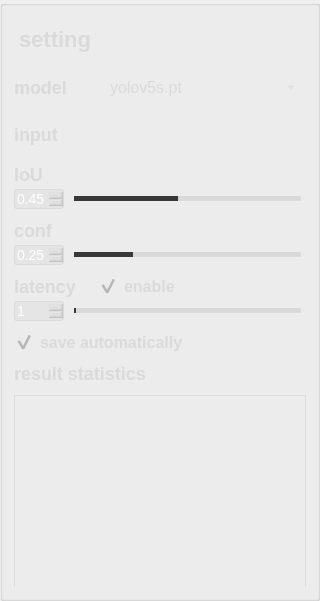
          <widget class="QGroupBox" name="groupBox_8">
           <property name="minimumSize">
            <size>
             <width>320</width>
             <height>0</height>
            </size>
           </property>
           <property name="maximumSize">
            <size>
             <width>320</width>
             <height>16777215</height>
            </size>
           </property>
           <property name="styleSheet">
            <string notr="true">#groupBox_8{
background-color: rgba(75, 75, 75, 200);
border: 0px solid #42adff;
border-radius:0px;}
</string>
           </property>
           <property name="title">
            <string/>
           </property>
           <layout class="QVBoxLayout" name="verticalLayout_8">
            <property name="spacing">
             <number>11</number>
            </property>
            <item>
             <widget class="QGroupBox" name="groupBox_2">
              <property name="minimumSize">
               <size>
                <width>0</width>
                <height>42</height>
               </size>
              </property>
              <property name="maximumSize">
               <size>
                <width>16777215</width>
                <height>42</height>
               </size>
              </property>
              <property name="styleSheet">
               <string notr="true">#groupBox_2{
border: 0px solid #42adff;
border-radius:0px;}</string>
              </property>
              <property name="title">
               <string/>
              </property>
              <layout class="QHBoxLayout" name="horizontalLayout_35">
               <property name="leftMargin">
                <number>2</number>
               </property>
               <property name="topMargin">
                <number>0</number>
               </property>
               <property name="rightMargin">
                <number>0</number>
               </property>
               <property name="bottomMargin">
                <number>0</number>
               </property>
               <item>
                <widget class="QLabel" name="label_5">
                 <property name="minimumSize">
                  <size>
                   <width>0</width>
                   <height>0</height>
                  </size>
                 </property>
                 <property name="maximumSize">
                  <size>
                   <width>16777215</width>
                   <height>40</height>
                  </size>
                 </property>
                 <property name="styleSheet">
                  <string notr="true">QLabel
{
	font-size: 22px;
	font-family: &quot;Microsoft YaHei&quot;;
	font-weight: bold;
 		border-radius:9px;
		background:rgba(66, 195, 255, 0);
color: rgb(218, 218, 218);

}
</string>
                 </property>
                 <property name="text">
                  <string>setting</string>
                 </property>
                </widget>
               </item>
               <item>
                <spacer name="horizontalSpacer_13">
                 <property name="orientation">
                  <enum>Qt::Horizontal</enum>
                 </property>
                 <property name="sizeHint" stdset="0">
                  <size>
                   <width>40</width>
                   <height>20</height>
                  </size>
                 </property>
                </spacer>
               </item>
              </layout>
             </widget>
            </item>
            <item>
             <layout class="QHBoxLayout" name="horizontalLayout_2">
              <property name="rightMargin">
               <number>7</number>
              </property>
              <item>
               <widget class="QLabel" name="label_3">
                <property name="minimumSize">
                 <size>
                  <width>0</width>
                  <height>35</height>
                 </size>
                </property>
                <property name="maximumSize">
                 <size>
                  <width>80</width>
                  <height>16777215</height>
                 </size>
                </property>
                <property name="styleSheet">
                 <string notr="true">QLabel
{
	font-size: 18px;
	font-family: &quot;Microsoft YaHei&quot;;
	font-weight: bold;
 		border-radius:9px;
		background:rgba(66, 195, 255, 0);
color: rgb(218, 218, 218);
}
</string>
                </property>
                <property name="text">
                 <string>model</string>
                </property>
               </widget>
              </item>
              <item>
               <widget class="QComboBox" name="comboBox">
                <property name="minimumSize">
                 <size>
                  <width>0</width>
                  <height>35</height>
                 </size>
                </property>
                <property name="styleSheet">
                 <string notr="true">QComboBox QAbstractItemView {
font-family: &quot;Microsoft YaHei&quot;;
font-size: 16px;
background:rgba(200, 200, 200,150);
selection-background-color: rgba(200, 200, 200,50);
color: rgb(218, 218, 218);
outline:none;
border:none;}
QComboBox{
font-family: &quot;Microsoft YaHei&quot;;
font-size: 16px;
color: rgb(218, 218, 218);
border-width:0px;
border-color:white;
border-style:solid;
background-color: rgba(200, 200, 200,0);}

QComboBox::drop-down {
margin-top:8;
height:20;
background:rgba(255,255,255,0);
border-image: url(:/img/icon/下拉_白色.png);
}
</string>
                </property>
                <item>
                 <property name="text">
                  <string>yolov5s.pt</string>
                 </property>
                </item>
                <item>
                 <property name="text">
                  <string>yolov5m.pt</string>
                 </property>
                </item>
                <item>
                 <property name="text">
                  <string>yolov5l.pt</string>
                 </property>
                </item>
                <item>
                 <property name="text">
                  <string>yolov5x.pt</string>
                 </property>
                </item>
               </widget>
              </item>
             </layout>
            </item>
            <item>
             <layout class="QHBoxLayout" name="horizontalLayout_9">
              <item>
               <widget class="QLabel" name="label_10">
                <property name="maximumSize">
                 <size>
                  <width>80</width>
                  <height>16777215</height>
                 </size>
                </property>
                <property name="styleSheet">
                 <string notr="true">QLabel
{
	font-size: 18px;
	font-family: &quot;Microsoft YaHei&quot;;
	font-weight: bold;
 		border-radius:9px;
		background:rgba(66, 195, 255, 0);
color: rgb(218, 218, 218);
}
</string>
                </property>
                <property name="text">
                 <string>input</string>
                </property>
               </widget>
              </item>
              <item>
               <layout class="QHBoxLayout" name="horizontalLayout_11">
                <item>
                 <widget class="QGroupBox" name="groupBox_5">
                  <property name="styleSheet">
                   <string notr="true">#groupBox_5{
background-color: rgba(48,148,243,0);
border: 0px solid #42adff;
border-left: 0px solid #d9d9d9;
border-right: 0px solid rgba(29, 83, 185, 255);
border-radius:0px;}</string>
                  </property>
                  <property name="title">
                   <string/>
                  </property>
                  <layout class="QHBoxLayout" name="horizontalLayout_8">
                   <property name="leftMargin">
                    <number>0</number>
                   </property>
                   <property name="topMargin">
                    <number>0</number>
                   </property>
                   <property name="rightMargin">
                    <number>0</number>
                   </property>
                   <property name="bottomMargin">
                    <number>0</number>
                   </property>
                   <item>
                    <widget class="QPushButton" name="fileButton">
                     <property name="minimumSize">
                      <size>
                       <width>55</width>
                       <height>28</height>
                      </size>
                     </property>
                     <property name="maximumSize">
                      <size>
                       <width>16777215</width>
                       <height>28</height>
                      </size>
                     </property>
                     <property name="toolTip">
                      <string>file</string>
                     </property>
                     <property name="styleSheet">
                      <string notr="true">QPushButton{font-family: &quot;Microsoft YaHei&quot;;
font-size: 14px;
font-weight: bold;
color:white;
text-align: center center;
padding-left: 5px;
padding-right: 5px;
padding-top: 4px;
padding-bottom: 4px;
border-style: solid;
border-width: 0px;
border-color: rgba(255, 255, 255, 255);
border-radius: 3px;
background-color: rgba(200, 200, 200,0);}

QPushButton:focus{outline: none;}

QPushButton::pressed{font-family: &quot;Microsoft YaHei&quot;;
                     font-size: 14px;
                     font-weight: bold;
                     color:rgb(200,200,200);
                     text-align: center center;
                     padding-left: 5px;
                     padding-right: 5px;
                     padding-top: 4px;
                     padding-bottom: 4px;
                     border-style: solid;
                     border-width: 0px;
                     border-color: rgba(255, 255, 255, 255);
                     border-radius: 3px;
                     background-color:  #bf513b;}

QPushButton::disabled{font-family: &quot;Microsoft YaHei&quot;;
                     font-size: 14px;
                     font-weight: bold;
                     color:rgb(200,200,200);
                     text-align: center center;
                     padding-left: 5px;
                     padding-right: 5px;
                     padding-top: 4px;
                     padding-bottom: 4px;
                     border-style: solid;
                     border-width: 0px;
                     border-color: rgba(255, 255, 255, 255);
                     border-radius: 3px;
                     background-color:  #bf513b;}
QPushButton::hover {
border-style: solid;
border-width: 0px;
border-radius: 0px;
background-color: rgba(48,148,243,80);}</string>
                     </property>
                     <property name="text">
                      <string/>
                     </property>
                     <property name="icon">
                      <iconset resource="../apprcc.qrc">
                       <normaloff>:/img/icon/打开.png</normaloff>:/img/icon/打开.png</iconset>
                     </property>
                    </widget>
                   </item>
                   <item>
                    <widget class="QPushButton" name="cameraButton">
                     <property name="minimumSize">
                      <size>
                       <width>55</width>
                       <height>28</height>
                      </size>
                     </property>
                     <property name="maximumSize">
                      <size>
                       <width>16777215</width>
                       <height>28</height>
                      </size>
                     </property>
                     <property name="toolTip">
                      <string>camera</string>
                     </property>
                     <property name="styleSheet">
                      <string notr="true">QPushButton{font-family: &quot;Microsoft YaHei&quot;;
font-size: 14px;
font-weight: bold;
color:white;
text-align: center center;
padding-left: 5px;
padding-right: 5px;
padding-top: 4px;
padding-bottom: 4px;
border-style: solid;
border-width: 0px;
border-color: rgba(255, 255, 255, 255);
border-radius: 3px;
background-color: rgba(48,148,243,0);}

QPushButton:focus{outline: none;}

QPushButton::pressed{font-family: &quot;Microsoft YaHei&quot;;
                     font-size: 14px;
                     font-weight: bold;
                     color:rgb(200,200,200);
                     text-align: center center;
                     padding-left: 5px;
                     padding-right: 5px;
                     padding-top: 4px;
                     padding-bottom: 4px;
                     border-style: solid;
                     border-width: 0px;
                     border-color: rgba(255, 255, 255, 255);
                     border-radius: 3px;
                     background-color:  #bf513b;}

QPushButton::disabled{font-family: &quot;Microsoft YaHei&quot;;
                     font-size: 14px;
                     font-weight: bold;
                     color:rgb(200,200,200);
                     text-align: center center;
                     padding-left: 5px;
                     padding-right: 5px;
                     padding-top: 4px;
                     padding-bottom: 4px;
                     border-style: solid;
                     border-width: 0px;
                     border-color: rgba(255, 255, 255, 255);
                     border-radius: 3px;
                     background-color:  #bf513b;}
QPushButton::hover {
border-style: solid;
border-width: 0px;
border-radius: 0px;
background-color: rgba(48,148,243,80);}</string>
                     </property>
                     <property name="text">
                      <string/>
                     </property>
                     <property name="icon">
                      <iconset resource="../apprcc.qrc">
                       <normaloff>:/img/icon/摄像头开.png</normaloff>:/img/icon/摄像头开.png</iconset>
                     </property>
                    </widget>
                   </item>
                   <item>
                    <widget class="QPushButton" name="rtspButton">
                     <property name="minimumSize">
                      <size>
                       <width>55</width>
                       <height>28</height>
                      </size>
                     </property>
                     <property name="maximumSize">
                      <size>
                       <width>16777215</width>
                       <height>28</height>
                      </size>
                     </property>
                     <property name="toolTip">
                      <string>rtsp</string>
                     </property>
                     <property name="styleSheet">
                      <string notr="true">QPushButton{font-family: &quot;Microsoft YaHei&quot;;
font-size: 14px;
font-weight: bold;
color:white;
text-align: center center;
padding-left: 5px;
padding-right: 5px;
padding-top: 4px;
padding-bottom: 4px;
border-style: solid;
border-width: 0px;
border-color: rgba(255, 255, 255, 255);
border-radius: 3px;
background-color: rgba(48,148,243,0);}

QPushButton:focus{outline: none;}

QPushButton::pressed{font-family: &quot;Microsoft YaHei&quot;;
                     font-size: 14px;
                     font-weight: bold;
                     color:rgb(200,200,200);
                     text-align: center center;
                     padding-left: 5px;
                     padding-right: 5px;
                     padding-top: 4px;
                     padding-bottom: 4px;
                     border-style: solid;
                     border-width: 0px;
                     border-color: rgba(255, 255, 255, 255);
                     border-radius: 3px;
                     background-color:  #bf513b;}

QPushButton::disabled{font-family: &quot;Microsoft YaHei&quot;;
                     font-size: 14px;
                     font-weight: bold;
                     color:rgb(200,200,200);
                     text-align: center center;
                     padding-left: 5px;
                     padding-right: 5px;
                     padding-top: 4px;
                     padding-bottom: 4px;
                     border-style: solid;
                     border-width: 0px;
                     border-color: rgba(255, 255, 255, 255);
                     border-radius: 3px;
                     background-color:  #bf513b;}
QPushButton::hover {
border-style: solid;
border-width: 0px;
border-radius: 0px;
background-color: rgba(48,148,243,80);}</string>
                     </property>
                     <property name="text">
                      <string/>
                     </property>
                     <property name="icon">
                      <iconset resource="../apprcc.qrc">
                       <normaloff>:/img/icon/实时视频流解析.png</normaloff>:/img/icon/实时视频流解析.png</iconset>
                     </property>
                    </widget>
                   </item>
                  </layout>
                 </widget>
                </item>
               </layout>
              </item>
             </layout>
            </item>
            <item>
             <layout class="QVBoxLayout" name="verticalLayout_3">
              <property name="spacing">
               <number>4</number>
              </property>
              <item>
               <widget class="QLabel" name="label_2">
                <property name="styleSheet">
                 <string notr="true">QLabel
{
	font-size: 18px;
	font-family: &quot;Microsoft YaHei&quot;;
	font-weight: bold;
 		border-radius:9px;
		background:rgba(66, 195, 255, 0);
color: rgb(218, 218, 218);
}
</string>
                </property>
                <property name="text">
                 <string>IoU</string>
                </property>
               </widget>
              </item>
              <item>
               <layout class="QHBoxLayout" name="horizontalLayout_4">
                <property name="spacing">
                 <number>5</number>
                </property>
                <item>
                 <widget class="QDoubleSpinBox" name="iouSpinBox">
                  <property name="minimumSize">
                   <size>
                    <width>50</width>
                    <height>0</height>
                   </size>
                  </property>
                  <property name="maximumSize">
                   <size>
                    <width>50</width>
                    <height>16777215</height>
                   </size>
                  </property>
                  <property name="styleSheet">
                   <string notr="true">QDoubleSpinBox{
background:rgba(200, 200, 200,50);
color:white;
font-size: 14px;
font-family: &quot;Microsoft YaHei UI&quot;;
border-style: solid;
border-width: 1px;
border-color: rgba(200, 200, 200,100);
border-radius: 3px;}

QDoubleSpinBox::down-button{
background:rgba(200, 200, 200,0);
border-image: url(:/img/icon/箭头_列表展开.png);}
QDoubleSpinBox::down-button::hover{
background:rgba(200, 200, 200,100);
border-image: url(:/img/icon/箭头_列表展开.png);}

QDoubleSpinBox::up-button{
background:rgba(200, 200, 200,0);
border-image: url(:/img/icon/箭头_列表收起.png);}
QDoubleSpinBox::up-button::hover{
background:rgba(200, 200, 200,100);
border-image: url(:/img/icon/箭头_列表收起.png);}
</string>
                  </property>
                  <property name="maximum">
                   <double>1.000000000000000</double>
                  </property>
                  <property name="singleStep">
                   <double>0.010000000000000</double>
                  </property>
                  <property name="value">
                   <double>0.450000000000000</double>
                  </property>
                 </widget>
                </item>
                <item>
                 <widget class="QSlider" name="iouSlider">
                  <property name="styleSheet">
                   <string notr="true">QSlider{
border-color: #bcbcbc;
color:#d9d9d9;
}
QSlider::groove:horizontal {                                
     border: 1px solid #999999;                             
     height: 3px;                                           
    margin: 0px 0;                                         
     left: 5px; right: 5px; 
 }
QSlider::handle:horizontal {                               
     border: 0px ; 
     border-image: url(:/img/icon/圆.png);
	 width:15px;
     margin: -7px -7px -7px -7px;                  
} 
QSlider::add-page:horizontal{
background: qlineargradient(spread:pad, x1:0, y1:1, x2:0, y2:0, stop:0 #d9d9d9, stop:0.25 #d9d9d9, stop:0.5 #d9d9d9, stop:1 #d9d9d9); 

}
QSlider::sub-page:horizontal{                               
 background: qlineargradient(spread:pad, x1:0, y1:1, x2:0, y2:0, stop:0 #373737, stop:0.25 #373737, stop:0.5 #373737, stop:1 #373737);                     
}</string>
                  </property>
                  <property name="maximum">
                   <number>100</number>
                  </property>
                  <property name="value">
                   <number>45</number>
                  </property>
                  <property name="orientation">
                   <enum>Qt::Horizontal</enum>
                  </property>
                 </widget>
                </item>
               </layout>
              </item>
             </layout>
            </item>
            <item>
             <layout class="QVBoxLayout" name="verticalLayout">
              <property name="spacing">
               <number>4</number>
              </property>
              <item>
               <widget class="QLabel" name="label">
                <property name="styleSheet">
                 <string notr="true">QLabel
{
	font-size: 18px;
	font-family: &quot;Microsoft YaHei&quot;;
	font-weight: bold;
 		border-radius:9px;
		background:rgba(66, 195, 255, 0);
color: rgb(218, 218, 218);
}
</string>
                </property>
                <property name="text">
                 <string>conf</string>
                </property>
               </widget>
              </item>
              <item>
               <layout class="QHBoxLayout" name="horizontalLayout_3">
                <property name="spacing">
                 <number>5</number>
                </property>
                <item>
                 <widget class="QDoubleSpinBox" name="confSpinBox">
                  <property name="minimumSize">
                   <size>
                    <width>50</width>
                    <height>0</height>
                   </size>
                  </property>
                  <property name="maximumSize">
                   <size>
                    <width>50</width>
                    <height>16777215</height>
                   </size>
                  </property>
                  <property name="focusPolicy">
                   <enum>Qt::ClickFocus</enum>
                  </property>
                  <property name="styleSheet">
                   <string notr="true">QDoubleSpinBox{
background:rgba(200, 200, 200,50);
color:white;
font-size: 14px;
font-family: &quot;Microsoft YaHei UI&quot;;
border-style: solid;
border-width: 1px;
border-color: rgba(200, 200, 200,100);
border-radius: 3px;}

QDoubleSpinBox::down-button{
background:rgba(200, 200, 200,0);
border-image: url(:/img/icon/箭头_列表展开.png);}
QDoubleSpinBox::down-button::hover{
background:rgba(200, 200, 200,100);
border-image: url(:/img/icon/箭头_列表展开.png);}

QDoubleSpinBox::up-button{
background:rgba(200, 200, 200,0);
border-image: url(:/img/icon/箭头_列表收起.png);}
QDoubleSpinBox::up-button::hover{
background:rgba(200, 200, 200,100);
border-image: url(:/img/icon/箭头_列表收起.png);}
</string>
                  </property>
                  <property name="maximum">
                   <double>1.000000000000000</double>
                  </property>
                  <property name="singleStep">
                   <double>0.010000000000000</double>
                  </property>
                  <property name="value">
                   <double>0.250000000000000</double>
                  </property>
                 </widget>
                </item>
                <item>
                 <widget class="QSlider" name="confSlider">
                  <property name="styleSheet">
                   <string notr="true">QSlider{
border-color: #bcbcbc;
color:#d9d9d9;
}
QSlider::groove:horizontal {                                
     border: 1px solid #999999;                             
     height: 3px;                                           
    margin: 0px 0;                                         
     left: 5px; right: 5px; 
 }
QSlider::handle:horizontal {                               
     border: 0px ; 
     border-image: url(:/img/icon/圆.png);
	 width:15px;
     margin: -7px -7px -7px -7px;                  
} 
QSlider::add-page:horizontal{
background: qlineargradient(spread:pad, x1:0, y1:1, x2:0, y2:0, stop:0 #d9d9d9, stop:0.25 #d9d9d9, stop:0.5 #d9d9d9, stop:1 #d9d9d9); 

}
QSlider::sub-page:horizontal{                               
 background: qlineargradient(spread:pad, x1:0, y1:1, x2:0, y2:0, stop:0 #373737, stop:0.25 #373737, stop:0.5 #373737, stop:1 #373737);                     
}</string>
                  </property>
                  <property name="maximum">
                   <number>100</number>
                  </property>
                  <property name="value">
                   <number>25</number>
                  </property>
                  <property name="orientation">
                   <enum>Qt::Horizontal</enum>
                  </property>
                  <property name="tickPosition">
                   <enum>QSlider::NoTicks</enum>
                  </property>
                 </widget>
                </item>
               </layout>
              </item>
             </layout>
            </item>
            <item>
             <layout class="QVBoxLayout" name="verticalLayout_5">
              <property name="spacing">
               <number>4</number>
              </property>
              <item>
               <layout class="QHBoxLayout" name="horizontalLayout_14">
                <item>
                 <widget class="QLabel" name="label_8">
                  <property name="maximumSize">
                   <size>
                    <width>80</width>
                    <height>16777215</height>
                   </size>
                  </property>
                  <property name="styleSheet">
                   <string notr="true">QLabel
{
	font-size: 18px;
	font-family: &quot;Microsoft YaHei&quot;;
	font-weight: bold;
 		border-radius:9px;
		background:rgba(66, 195, 255, 0);
color: rgb(218, 218, 218);
}
</string>
                  </property>
                  <property name="text">
                   <string>latency</string>
                  </property>
                 </widget>
                </item>
                <item>
                 <widget class="QCheckBox" name="checkBox">
                  <property name="styleSheet">
                   <string notr="true">
QCheckBox
{font-size: 16px;
	font-family: &quot;Microsoft YaHei&quot;;
	font-weight: bold;
 		border-radius:9px;
		background:rgba(66, 195, 255, 0);
color: rgb(218, 218, 218);;}

QCheckBox::indicator {
	width: 20px;
	height: 20px;
}
QCheckBox::indicator:unchecked {
    image: url(:/img/icon/button-off.png);
}

QCheckBox::indicator:checked {
    
    image: url(:/img/icon/button-on.png);
}
</string>
                  </property>
                  <property name="text">
                   <string>enable</string>
                  </property>
                  <property name="checked">
                   <bool>true</bool>
                  </property>
                 </widget>
                </item>
               </layout>
              </item>
              <item>
               <layout class="QHBoxLayout" name="horizontalLayout_13">
                <property name="spacing">
                 <number>5</number>
                </property>
                <item>
                 <widget class="QSpinBox" name="rateSpinBox">
                  <property name="minimumSize">
                   <size>
                    <width>50</width>
                    <height>0</height>
                   </size>
                  </property>
                  <property name="maximumSize">
                   <size>
                    <width>50</width>
                    <height>16777215</height>
                   </size>
                  </property>
                  <property name="focusPolicy">
                   <enum>Qt::ClickFocus</enum>
                  </property>
                  <property name="styleSheet">
                   <string notr="true">QSpinBox{
background:rgba(200, 200, 200,50);
color:white;
font-size: 14px;
font-family: &quot;Microsoft YaHei UI&quot;;
border-style: solid;
border-width: 1px;
border-color: rgba(200, 200, 200,100);
border-radius: 3px;}

QSpinBox::down-button{
background:rgba(200, 200, 200,0);
border-image: url(:/img/icon/箭头_列表展开.png);}
QDoubleSpinBox::down-button::hover{
background:rgba(200, 200, 200,100);
border-image: url(:/img/icon/箭头_列表展开.png);}

QSpinBox::up-button{
background:rgba(200, 200, 200,0);
border-image: url(:/img/icon/箭头_列表收起.png);}
QSpinBox::up-button::hover{
background:rgba(200, 200, 200,100);
border-image: url(:/img/icon/箭头_列表收起.png);}
</string>
                  </property>
                  <property name="minimum">
                   <number>1</number>
                  </property>
                  <property name="maximum">
                   <number>20</number>
                  </property>
                  <property name="singleStep">
                   <number>1</number>
                  </property>
                  <property name="value">
                   <number>1</number>
                  </property>
                 </widget>
                </item>
                <item>
                 <widget class="QSlider" name="rateSlider">
                  <property name="styleSheet">
                   <string notr="true">QSlider{
border-color: #bcbcbc;
color:#d9d9d9;
}
QSlider::groove:horizontal {                                
     border: 1px solid #999999;                             
     height: 3px;                                           
    margin: 0px 0;                                         
     left: 5px; right: 5px; 
 }
QSlider::handle:horizontal {                               
     border: 0px ; 
     border-image: url(:/img/icon/圆.png);
	 width:15px;
     margin: -7px -7px -7px -7px;                  
} 
QSlider::add-page:horizontal{
background: qlineargradient(spread:pad, x1:0, y1:1, x2:0, y2:0, stop:0 #d9d9d9, stop:0.25 #d9d9d9, stop:0.5 #d9d9d9, stop:1 #d9d9d9); 

}
QSlider::sub-page:horizontal{                               
 background: qlineargradient(spread:pad, x1:0, y1:1, x2:0, y2:0, stop:0 #373737, stop:0.25 #373737, stop:0.5 #373737, stop:1 #373737);                     
}</string>
                  </property>
                  <property name="minimum">
                   <number>1</number>
                  </property>
                  <property name="maximum">
                   <number>20</number>
                  </property>
                  <property name="singleStep">
                   <number>1</number>
                  </property>
                  <property name="pageStep">
                   <number>1</number>
                  </property>
                  <property name="value">
                   <number>1</number>
                  </property>
                  <property name="orientation">
                   <enum>Qt::Horizontal</enum>
                  </property>
                  <property name="tickPosition">
                   <enum>QSlider::NoTicks</enum>
                  </property>
                 </widget>
                </item>
               </layout>
              </item>
             </layout>
            </item>
            <item>
             <widget class="QCheckBox" name="saveCheckBox">
              <property name="styleSheet">
               <string notr="true">
QCheckBox
{font-size: 16px;
	font-family: &quot;Microsoft YaHei&quot;;
	font-weight: bold;
 		border-radius:9px;
		background:rgba(66, 195, 255, 0);
color: rgb(218, 218, 218);;}

QCheckBox::indicator {
	width: 20px;
	height: 20px;
}
QCheckBox::indicator:unchecked {
    image: url(:/img/icon/button-off.png);
}

QCheckBox::indicator:checked {
    
    image: url(:/img/icon/button-on.png);
}
</string>
              </property>
              <property name="text">
               <string>save automatically</string>
              </property>
              <property name="checked">
               <bool>true</bool>
              </property>
             </widget>
            </item>
            <item>
             <layout class="QVBoxLayout" name="verticalLayout_7">
              <item>
               <widget class="QLabel" name="label_11">
                <property name="styleSheet">
                 <string notr="true">QLabel
{
	font-size: 18px;
	font-family: &quot;Microsoft YaHei&quot;;
	font-weight: bold;
 		border-radius:9px;
		background:rgba(66, 195, 255, 0);
color: rgb(218, 218, 218);
}
</string>
                </property>
                <property name="text">
                 <string>result statistics</string>
                </property>
               </widget>
              </item>
              <item>
               <widget class="QListWidget" name="resultWidget">
                <property name="styleSheet">
                 <string notr="true">QListWidget{
background-color: rgba(12, 28, 77, 0);
border: 1px solid rgba(200, 200, 200,100);
border-bottom: 0px solid rgba(200, 200, 200,100);
border-radius:0px;
font-family: &quot;Microsoft YaHei&quot;;
font-size: 16px;
color: rgb(218, 218, 218);
}
</string>
                </property>
               </widget>
              </item>
             </layout>
            </item>
           </layout>
          </widget>
